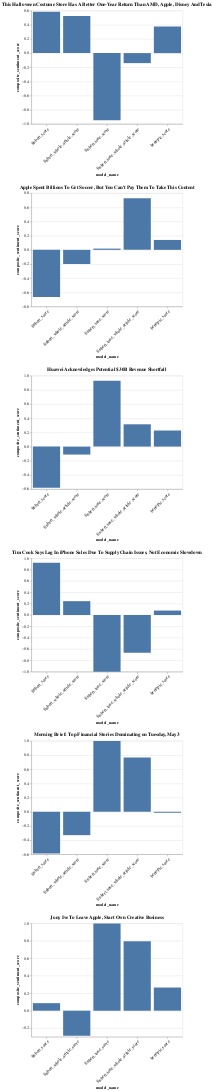

This figure's notebook cell:
### Code cell
charts = []

for i in range(len(sampled_df)):
    row_df = sampled_df.iloc[i].to_frame().T
    chart = draw_model_comparsion_bar_chart(row_df)
    charts.append(chart)

concatenated_chart = alt.vconcat(*charts)
concatenated_chart

### Figure 1 — Vega-Lite specification as saved in the notebook (floating-point values rounded to 4 significant figures)
{"config": {"view": {"continuousWidth": 400, "continuousHeight": 300}}, "vconcat": [{"data": {"name": "data-8d5319aaca787a9045074bab31596883"}, "mark": "bar", "encoding": {"x": {"axis": {"labelAngle": -45, "labelFontSize": 12}, "field": "model_name", "sort": ["finbert_score", "finbert_whole_article_score", "finbert_tone_score", "finbert_tone_whole_article_score", "bertopic_score"], "type": "nominal"}, "y": {"field": "composite_sentiment_score", "type": "quantitative"}}, "height": 300, "title": "This Halloween Costume Store Has A Better One-Year Return Than AMD, Apple, Disney And Tesla", "width": 400}, {"data": {"name": "data-3d0bdf61bb4a206b813e2cbd18781868"}, "mark": "bar", "encoding": {"x": {"axis": {"labelAngle": -45, "labelFontSize": 12}, "field": "model_name", "sort": ["finbert_score", "finbert_whole_article_score", "finbert_tone_score", "finbert_tone_whole_article_score", "bertopic_score"], "type": "nominal"}, "y": {"field": "composite_sentiment_score", "type": "quantitative"}}, "height": 300, "title": "Apple Spent Billions To Get Soccer, But You Can't Pay Them To Take This Content", "width": 400}, {"data": {"name": "data-eb72ca1b32dc00f75fe8972d48be9d67"}, "mark": "bar", "encoding": {"x": {"axis": {"labelAngle": -45, "labelFontSize": 12}, "field": "model_name", "sort": ["finbert_score", "finbert_whole_article_score", "finbert_tone_score", "finbert_tone_whole_article_score", "bertopic_score"], "type": "nominal"}, "y": {"field": "composite_sentiment_score", "type": "quantitative"}}, "height": 300, "title": "Huawei Acknowledges Potential $30B Revenue Shortfall", "width": 400}, {"data": {"name": "data-b25880a2434e6af69da754a85e6a6236"}, "mark": "bar", "encoding": {"x": {"axis": {"labelAngle": -45, "labelFontSize": 12}, "field": "model_name", "sort": ["finbert_score", "finbert_whole_article_score", "finbert_tone_score", "finbert_tone_whole_article_score", "bertopic_score"], "type": "nominal"}, "y": {"field": "composite_sentiment_score", "type": "quantitative"}}, "height": 300, "title": "Tim Cook Says Lag In iPhone Sales Due To Supply Chain Issues, Not Economic Slowdown", "width": 400}, {"data": {"name": "data-1142603fe814ab005fc82e27ce6f092b"}, "mark": "bar", "encoding": {"x": {"axis": {"labelAngle": -45, "labelFontSize": 12}, "field": "model_name", "sort": ["finbert_score", "finbert_whole_article_score", "finbert_tone_score", "finbert_tone_whole_article_score", "bertopic_score"], "type": "nominal"}, "y": {"field": "composite_sentiment_score", "type": "quantitative"}}, "height": 300, "title": "Morning Brief: Top Financial Stories Dominating on Tuesday, May 3", "width": 400}, {"data": {"name": "data-34a519c423bd5347564be12b9ccbd320"}, "mark": "bar", "encoding": {"x": {"axis": {"labelAngle": -45, "labelFontSize": 12}, "field": "model_name", "sort": ["finbert_score", "finbert_whole_article_score", "finbert_tone_score", "finbert_tone_whole_article_score", "bertopic_score"], "type": "nominal"}, "y": {"field": "composite_sentiment_score", "type": "quantitative"}}, "height": 300, "title": "Jony Ive To Leave Apple, Start Own Creative Business", "width": 400}], "$schema": "https://vega.github.io/schema/vega-lite/v4.17.0.json", "datasets": {"data-8d5319aaca787a9045074bab31596883": [{"id": 2772, "title": "This Halloween Costume Store Has A Better One-Year Return Than AMD, Apple, Disney And Tesla", "model_name": "finbert_score", "composite_sentiment_score": 0.582}, {"id": 2772, "title": "This Halloween Costume Store Has A Better One-Year Return Than AMD, Apple, Disney And Tesla", "model_name": "finbert_whole_article_score", "composite_sentiment_score": 0.5235}, {"id": 2772, "title": "This Halloween Costume Store Has A Better One-Year Return Than AMD, Apple, Disney And Tesla", "model_name": "finbert_tone_score", "composite_sentiment_score": -0.9474}, {"id": 2772, "title": "This Halloween Costume Store Has A Better One-Year Return Than AMD, Apple, Disney And Tesla", "model_name": "finbert_tone_whole_article_score", "composite_sentiment_score": -0.1412}, {"id": 2772, "title": "This Halloween Costume Store Has A Better One-Year Return Than AMD, Apple, Disney And Tesla", "model_name": "bertopic_score", "composite_sentiment_score": 0.3754}], "data-3d0bdf61bb4a206b813e2cbd18781868": [{"id": 4574, "title": "Apple Spent Billions To Get Soccer, But You Can't Pay Them To Take This Content", "model_name": "finbert_score", "composite_sentiment_score": -0.6636}, {"id": 4574, "title": "Apple Spent Billions To Get Soccer, But You Can't Pay Them To Take This Content", "model_name": "finbert_whole_article_score", "composite_sentiment_score": -0.1997}, {"id": 4574, "title": "Apple Spent Billions To Get Soccer, But You Can't Pay Them To Take This Content", "model_name": "finbert_tone_score", "composite_sentiment_score": 0.0175}, {"id": 4574, "title": "Apple Spent Billions To Get Soccer, But You Can't Pay Them To Take This Content", "model_name": "finbert_tone_whole_article_score", "composite_sentiment_score": 0.7264}, {"id": 4574, "title": "Apple Spent Billions To Get Soccer, But You Can't Pay Them To Take This Content", "model_name": "bertopic_score", "composite_sentiment_score": 0.1397}], "data-eb72ca1b32dc00f75fe8972d48be9d67": [{"id": 178, "title": "Huawei Acknowledges Potential $30B Revenue Shortfall", "model_name": "finbert_score", "composite_sentiment_score": -0.5807}, {"id": 178, "title": "Huawei Acknowledges Potential $30B Revenue Shortfall", "model_name": "finbert_whole_article_score", "composite_sentiment_score": -0.1123}, {"id": 178, "title": "Huawei Acknowledges Potential $30B Revenue Shortfall", "model_name": "finbert_tone_score", "composite_sentiment_score": 0.9279}, {"id": 178, "title": "Huawei Acknowledges Potential $30B Revenue Shortfall", "model_name": "finbert_tone_whole_article_score", "composite_sentiment_score": 0.3148}, {"id": 178, "title": "Huawei Acknowledges Potential $30B Revenue Shortfall", "model_name": "bertopic_score", "composite_sentiment_score": 0.227}], "data-b25880a2434e6af69da754a85e6a6236": [{"id": 4892, "title": "Tim Cook Says Lag In iPhone Sales Due To Supply Chain Issues, Not Economic Slowdown", "model_name": "finbert_score", "composite_sentiment_score": 0.9212}, {"id": 4892, "title": "Tim Cook Says Lag In iPhone Sales Due To Supply Chain Issues, Not Economic Slowdown", "model_name": "finbert_whole_article_score", "composite_sentiment_score": 0.244}, {"id": 4892, "title": "Tim Cook Says Lag In iPhone Sales Due To Supply Chain Issues, Not Economic Slowdown", "model_name": "finbert_tone_score", "composite_sentiment_score": -1.0}, {"id": 4892, "title": "Tim Cook Says Lag In iPhone Sales Due To Supply Chain Issues, Not Economic Slowdown", "model_name": "finbert_tone_whole_article_score", "composite_sentiment_score": -0.6637}, {"id": 4892, "title": "Tim Cook Says Lag In iPhone Sales Due To Supply Chain Issues, Not Economic Slowdown", "model_name": "bertopic_score", "composite_sentiment_score": 0.07825}], "data-1142603fe814ab005fc82e27ce6f092b": [{"id": 3802, "title": "Morning Brief: Top Financial Stories Dominating on Tuesday, May 3", "model_name": "finbert_score", "composite_sentiment_score": -0.5886}, {"id": 3802, "title": "Morning Brief: Top Financial Stories Dominating on Tuesday, May 3", "model_name": "finbert_whole_article_score", "composite_sentiment_score": -0.3303}, {"id": 3802, "title": "Morning Brief: Top Financial Stories Dominating on Tuesday, May 3", "model_name": "finbert_tone_score", "composite_sentiment_score": 0.998}, {"id": 3802, "title": "Morning Brief: Top Financial Stories Dominating on Tuesday, May 3", "model_name": "finbert_tone_whole_article_score", "composite_sentiment_score": 0.7659}, {"id": 3802, "title": "Morning Brief: Top Financial Stories Dominating on Tuesday, May 3", "model_name": "bertopic_score", "composite_sentiment_score": -0.01396}], "data-34a519c423bd5347564be12b9ccbd320": [{"id": 191, "title": "Jony Ive To Leave Apple, Start Own Creative Business", "model_name": "finbert_score", "composite_sentiment_score": 0.0862}, {"id": 191, "title": "Jony Ive To Leave Apple, Start Own Creative Business", "model_name": "finbert_whole_article_score", "composite_sentiment_score": -0.2875}, {"id": 191, "title": "Jony Ive To Leave Apple, Start Own Creative Business", "model_name": "finbert_tone_score", "composite_sentiment_score": 0.9998}, {"id": 191, "title": "Jony Ive To Leave Apple, Start Own Creative Business", "model_name": "finbert_tone_whole_article_score", "composite_sentiment_score": 0.7965}, {"id": 191, "title": "Jony Ive To Leave Apple, Start Own Creative Business", "model_name": "bertopic_score", "composite_sentiment_score": 0.2656}]}}
